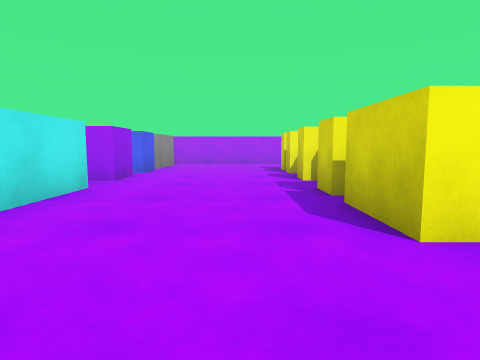
View 1 (above)

16 first-person views from a walk through a 3-D level made in the Unity game engine. The camera is 0.62 m above the floor, tilts 6° down and sees 75° across. The floor is counted in squares, 1 m on a side. Each view is taken from the middle of a square. On the plan, view 1 faces up. The plan holds only what a view shows up to about 9 squares ahead; the rest is blank.

View 2
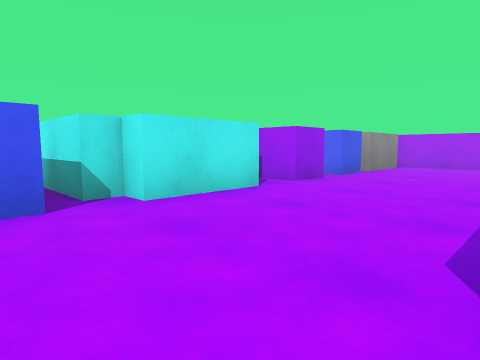

View 3
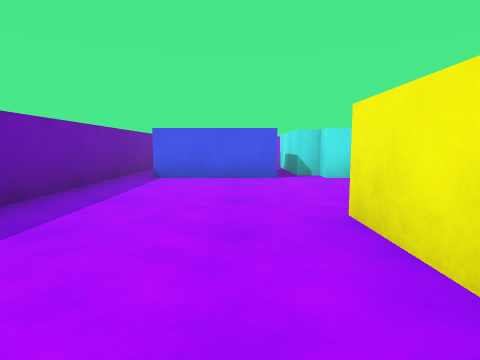

View 4
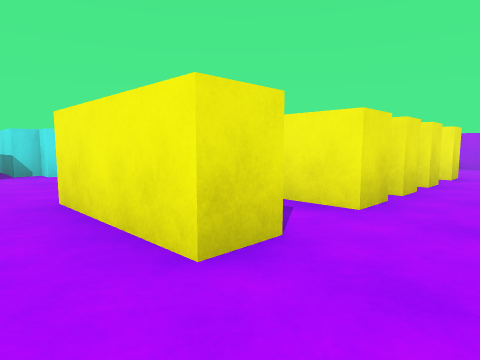

View 5
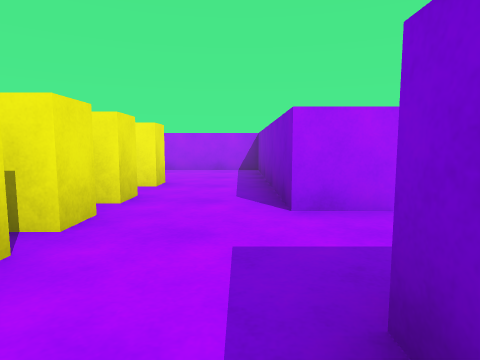

View 6
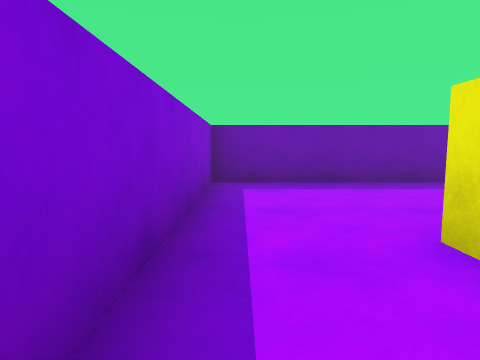

View 7
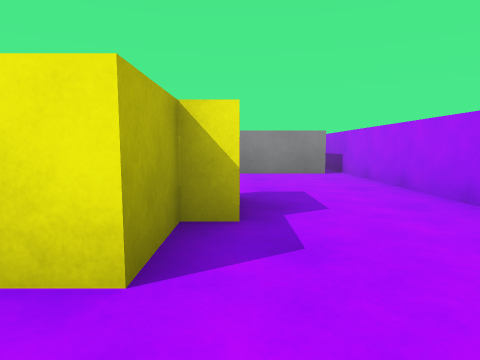

View 8
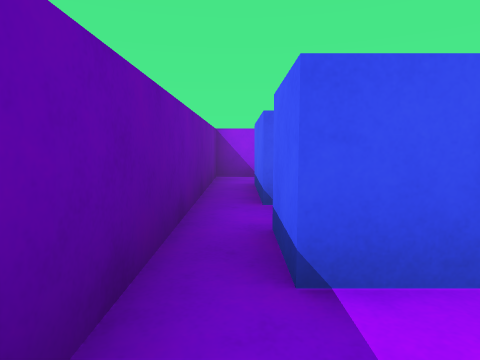

View 9
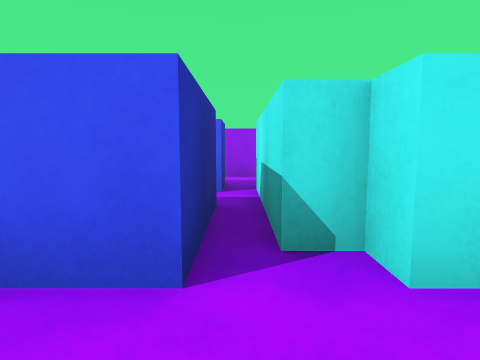

View 10
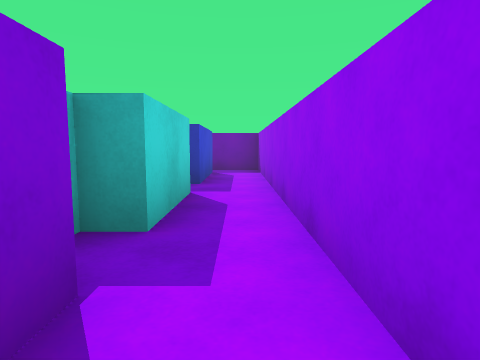

View 11
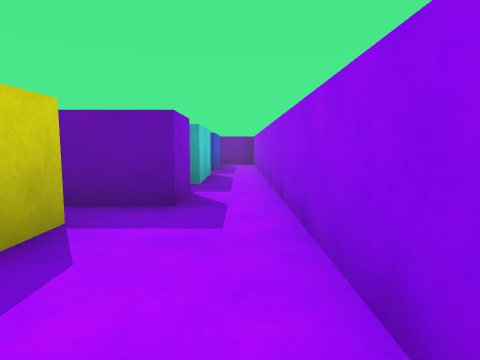

View 12
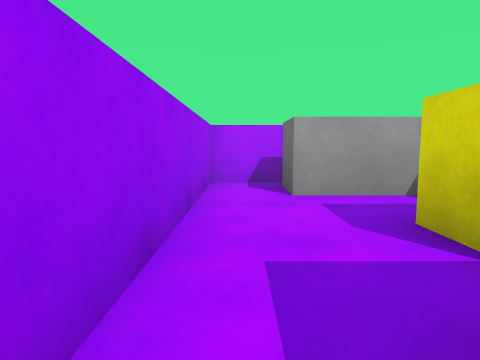

View 13
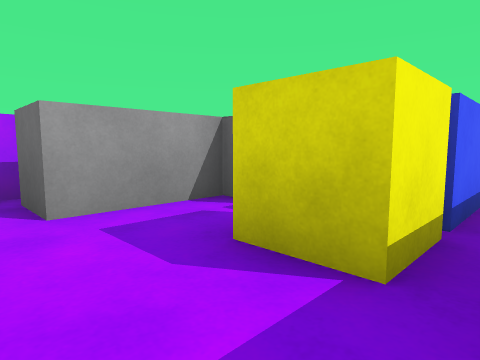

View 14
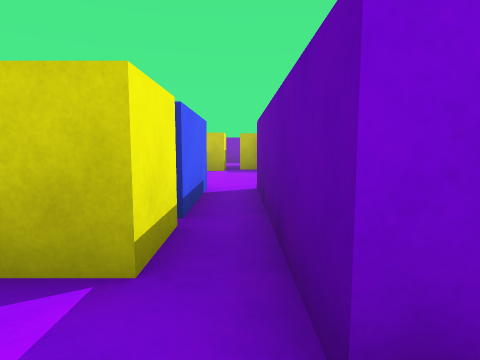

View 15
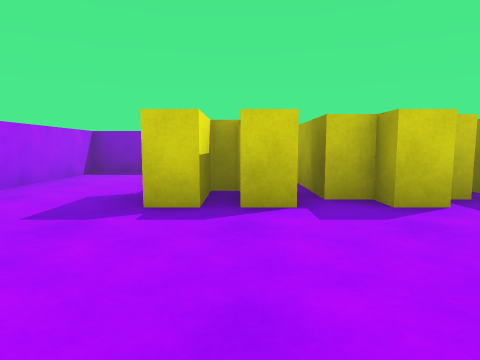

View 16
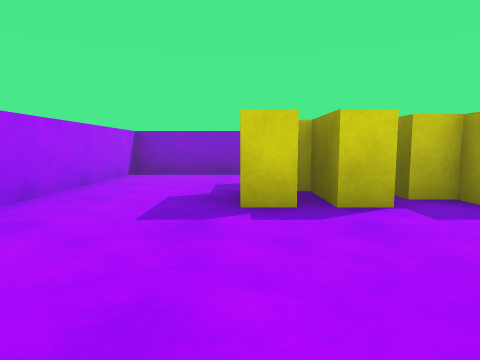

### Floor plan
Points are (right, up) in squares from view 1. A wall is a line through its corners. A room is listed if a view was taken in it or the views show most of it. See-through windows are left out.
Room 1 (views 1, 2, 3, 4, 5, 6, 7, 8, 9, 10, 11, 12, 13, 14, 15, 16)
walls: (1.7, 6.5) (1.7, 7) (3.7, 7) (3.7, 6.4); (-2.8, 2.9) (-2.8, 2.4); (3.8, 5.2) (3.2, 5.2); (-3.4, 2.3) (-5.9, 2.3); (-6.3, 5.6) (-6.3, 6.7) (-2.3, 6.7) (-2.3, 5.7) (-3.2, 5.7); (-2.3, 11.1) (-2.3, 10); (-4.2, 10) (-6.3, 10) (-6.3, 11); (6.6, 6) (5.5, 6) (5.5, 11.5) (-4.1, 11.5); (-6.1, 11.5) (-7.5, 11.5) (-7.5, -1.5) (5.5, -1.5) (5.5, 4)
objects: blue block (-6, -1) to (-5, 1); cyan block (-6, 4); blue block (-5, -1) to (-4, 0); yellow cube (-5, 8); blue block (-4, 1) to (-3, 1); blue block (-4, 8) to (-3, 8); grey block (-4, 9) to (-3, 9); blue block (-3, -1) to (-3, 0); blue block (-3, 2); cyan block (-3, 4); yellow block (1, 2) to (3, 2); yellow block (1, 3) to (2, 3); yellow block (1, 4) to (3, 4); yellow block (1, 6) to (2, 6); yellow block (1, 8) to (2, 8); yellow block (1, 9) to (2, 9); yellow block (3, 8)

Positions as (right, up) in squares from view 1, and headings:
1: (0, 0), facing up
2: (1, 1), facing up-left
3: (4, 1), facing left
4: (5, 1), facing up-left
5: (5, 3), facing up
6: (5, 4), facing down
7: (5, 9), facing left
8: (-1, -1), facing left
9: (-1, 2), facing left
10: (-7, 7), facing down
11: (-7, 10), facing down
12: (-7, 6), facing up
13: (-7, 7), facing up-right
14: (-7, 7), facing right
15: (-2, 8), facing right
16: (-2, 9), facing right
